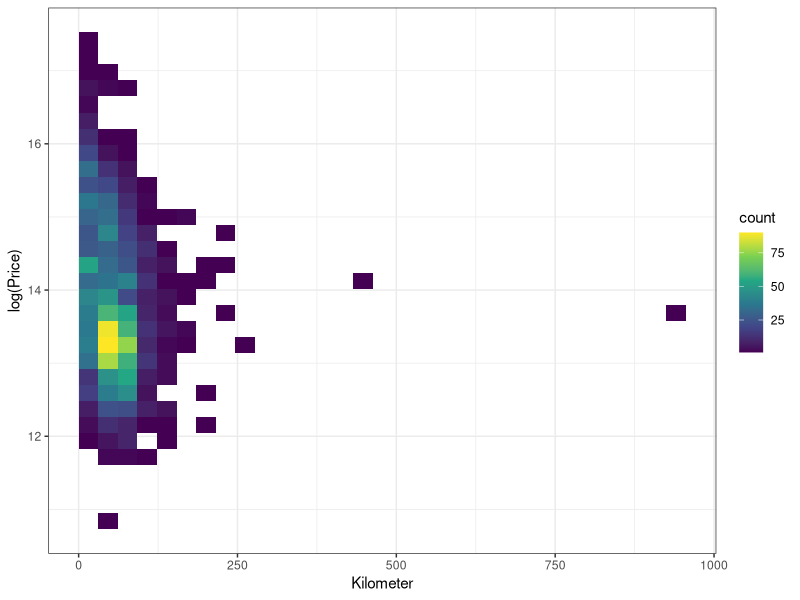

The R script that drew this image: (Note: this script raises an error after producing the figure.)
## ---- chunk 1
library(ggplot2)
car <- read.csv("./car.csv")
# Remove observation 1080
car <- car[car$Kilometer != 2000.000,]
## ---- chunk 2
ggplot(car, aes(x=Kilometer, y=log(Price) )) +
  geom_bin2d(bins = 30) +
  scale_fill_continuous(type = "viridis") +
  theme_bw()
## ---- chunk 3
ggplot(car[ car$Kilometer < 100 & car$Kilometer >50 & car$Price>exp(13) & car$Price< exp(15),], aes(x=Kilometer, y=log(Price), size = Engine, color = Fuel.Type)) +
    geom_point(alpha=0.5) +
  scale_size(range = c(.2, 7), name="Engine")
## ---- chunk 4
set.seed(1)
index <- sample(nrow(car), nrow(car)*0.8, replace=F)
train <- car[index,]
test <- car[-index,]
## ---- chunk 5
lm <- lm(Price ~ as.factor(Make)+Year+Kilometer+as.factor(Fuel.Type)+as.factor(Transmission)+
         as.factor(Owner)+as.factor(Seller.Type)+Engine+Power+Torque+
         as.factor(Drivetrain)+Length+Width+Height+as.factor(SeatingCapacity)
         +TankCapacity, data=train)
summary(lm)
## ---- chunk 6
summary(lm)$adj.r.squared

## ---- chunk 7
ggplot(data=train,aes(x = Price, y =  lm$residuals)) +
  geom_point(alpha = .25, color = '#D55E00') +
  geom_smooth(color = '#56B4E9', se = F) +
  labs(x = 'Price', y = 'Residuals', title = 'Fitted vs. Observed') +
  #hrbrthemes::theme_ipsum_rc() +
  theme(title = element_text(colour = 'black'))
